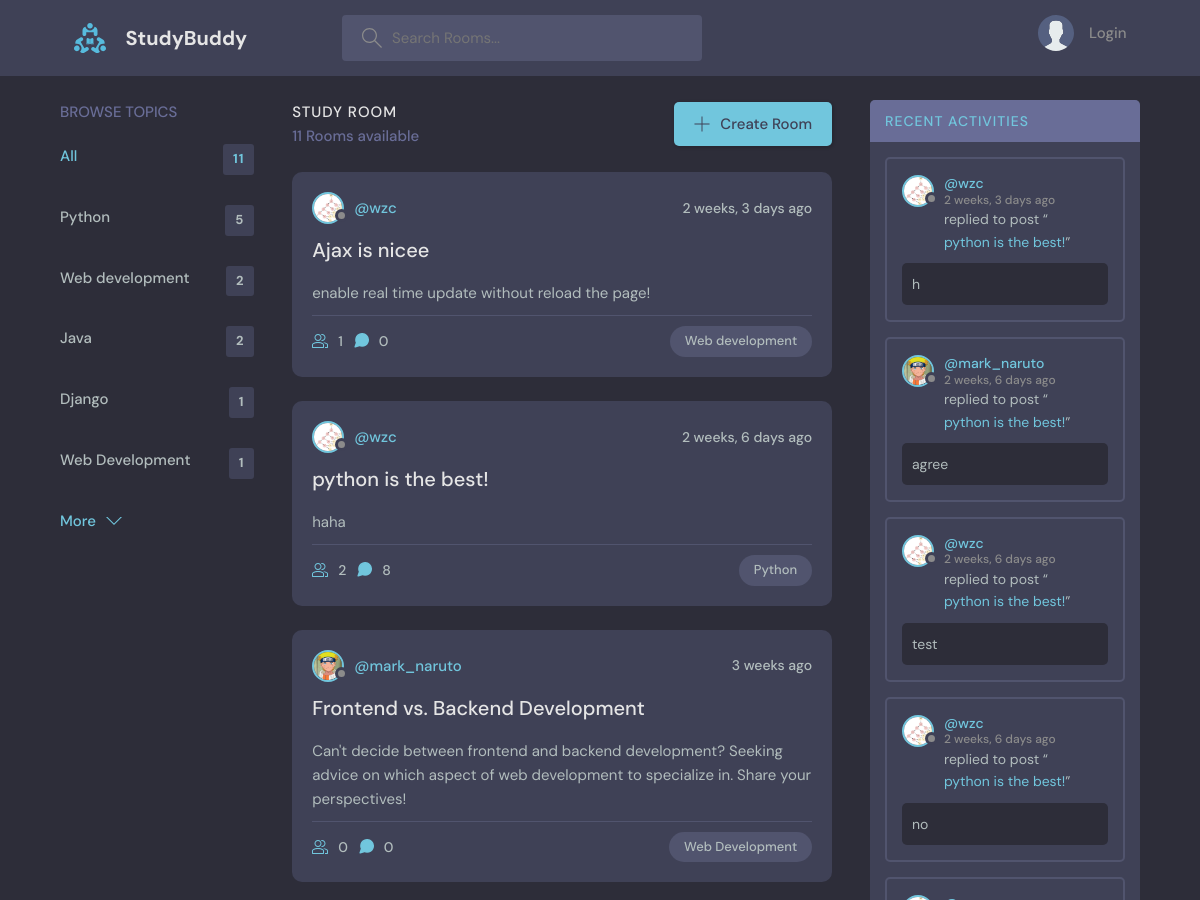
The app's page / (upper part), older data.
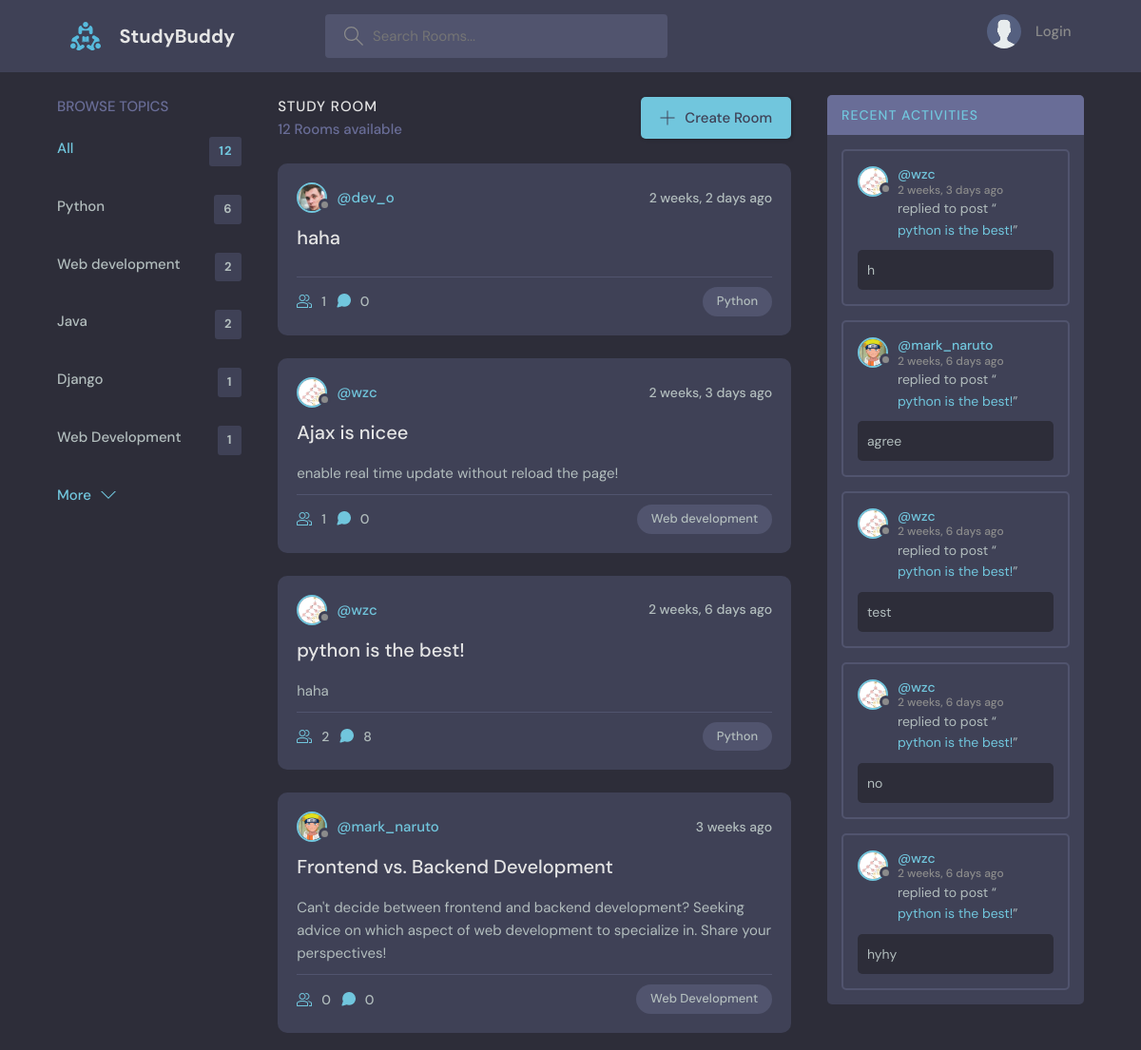
The same page, newer data.
### base/models.py (models this page shows, shortened)
class Topic (models.Model):
    name=models.CharField(max_length=200)

class Room(models.Model):
    host=models.ForeignKey(User, on_delete=models.SET_NULL, null=True)
    topic =models.ForeignKey(Topic, on_delete=models.SET_NULL, null=True) #Topic can placed in string, set null, so need to allow null=true
    name=models.CharField(max_length=200)
    description=models.TextField(null=True, blank=True) #cant be blank
    participants=models.ManyToManyField(User, related_name='participants', blank=True) # specify related name due to alr having User relation
    likeroom=models.ManyToManyField(User, related_name='likeroom', blank=True)
    updated=models.DateTimeField(auto_now=True) #timestamp when updated
    created=models.DateTimeField(auto_now_add=True) # timestamp when created
    class Meta:
        ordering=['-updated','-created']
    def __str__(self):
        return self.name

class User(AbstractUser):
    name=models.CharField(max_length=200, null=True)
    email=models.EmailField(unique=True, null=True)
    bio=models.TextField(null=True)
    avatar=models.ImageField(null=True, default="avatar.svg")
    USERNAME_FIELD='email'
    REQUIRED_FIELDS=[]

class Message(models.Model):
    user=models.ForeignKey(User, on_delete=models.CASCADE)
    room=models.ForeignKey(Room, on_delete=models.CASCADE)
    body=models.TextField()
    likemessage=models.ManyToManyField(User, related_name='likemessage', blank=True)
    updated=models.DateTimeField(auto_now=True)
    created=models.DateTimeField(auto_now_add=True)
    class Meta:
        ordering=['-updated','-created']
    def __str__(self):
        return self.body[0:50]

### base/views.py (the view)
# urls.py: path('', views.home, name="home"),
def home(request):
    q=request.GET.get('q') if request.GET.get('q') != None else ''
    rooms=Room.objects.filter(
        Q(topic__name__icontains=q) |
        Q(name__icontains=q) |
        Q(description__icontains=q)
        )
    topics=Topic.objects.all()[:5]
    room_count=rooms.count()
    total_room_count=Room.objects.count()
    room_messages=Message.objects.filter(
        Q(room__topic__name__icontains=q)
    )[:5]
    context= {
        'rooms':rooms,
        'topics':topics,
        'room_count':room_count,
        'room_messages':room_messages,
        'total_room_count':total_room_count,
        }
    return render(request, 'base/home.html',context)

### base/templates/base/home.html (shortened to what this page needs)
{% extends 'main.html' %}
{% block content %}
    <main class="layout layout--3">
      <div class="container">
        {% include 'base/topics_component.html' %}
        <div class="roomList">
          <div class="roomList__header">
            <div>
              <h2>Study Room</h2>
              <p>{{room_count}} Rooms available</p>
            </div>
            <a class="btn btn--main" href="{% url 'create-room' %}">
              <svg version="1.1" xmlns="http://www.w3.org/2000/svg" width="32" height="32" viewBox="0 0 32 32">
                <title>add</title>
                <path
                  d="M16.943 0.943h-1.885v14.115h-14.115v1.885h14.115v14.115h1.885v-14.115h14.115v-1.885h-14.115v-14.115z"
                ></path>
              </svg>
              Create Room
            </a>
          </div>
          {% include 'base/feed_component.html' %}
        </div>
        {% include 'base/activity_component.html' %}
      </div>
    </main>
    {% endblock content %}

### base/templates/base/topics_component.html
<div class="topics">
    <div class="topics__header">
      <h2>Browse Topics</h2>
    </div>
    <ul class="topics__list">
      <li>
        <a href="{% url 'home' %}" class="active">All <span>{{total_room_count}}</span></a>
      </li>
      {% for topic in topics %}
      <li>
        <a href="{% url 'home' %}?q={{topic.name}}">{{topic.name}} <span>{{topic.room_set.all.count}}</span></a>
      </li>
      {% endfor %}
    </ul>
    <a class="btn btn--link" href="{% url 'topics' %}">
      More
      <svg version="1.1" xmlns="http://www.w3.org/2000/svg" width="32" height="32" viewBox="0 0 32 32">
        <title>chevron-down</title>
        <path d="M16 21l-13-13h-3l16 16 16-16h-3l-13 13z"></path>
      </svg>
    </a>
  </div>

### base/templates/base/feed_component.html (shortened to what this page needs)
{% for room in rooms %}
<div class="roomListRoom">
    <div class="roomListRoom__header">
      <a href="{% url 'user-profile' room.host.id %}" class="roomListRoom__author">
        <div class="avatar avatar--small">
          <img src="{{room.host.avatar.url}}" />
        </div>
        <span>@{{room.host.username}}</span>
      </a>
      <div class="roomListRoom__actions">
        <span>{{ room.created |timesince}} ago</span>
      </div>
    </div>
    <div class="roomListRoom__content">
      <a href="{% url 'room' room.id %}">{{room.name}}</a>
      <p>
        {{room.description}}
      </p>
    </div>
    <div class="roomListRoom__meta">
      <div class="roomListRoom__author">
      <a href="{% url 'room' room.id %}" class="roomListRoom__joined">
        {{room.participants.all.count}}
      </a>
      <a href="{% url 'room' room.id %}" class="roomListRoom__joined">
        {{room.message_set.count}}
      </a>
    </div>
      <p class="roomListRoom__topic">{{room.topic.name}}</p>
    </div>
  </div>
  {% endfor %}

### base/templates/base/activity_component.html (shortened to what this page needs)
<div class="activities">
    <div class="activities__header">
      <h2><a href="{% url 'activity' %}">Recent Activities</a></h2>
    </div>
    {% for message in room_messages %}
    <div class="activities__box">
      <div class="activities__boxHeader roomListRoom__header">
        <a href="{% url 'user-profile' message.user.id %}" class="roomListRoom__author">
          <div class="avatar avatar--small">
            <img src="{{message.user.avatar.url}}" />
          </div>
          <p>
            @{{message.user.username}}
            <span>{{message.created|timesince}} ago</span>
          </p>
        </a>
      </div>
      <div class="activities__boxContent">
        <p>replied to post “<a href="{% url 'room' message.room.id %}">{{message.room}}</a>”</p>
        <div class="activities__boxRoomContent">
            {{message}}
        </div>
      </div>
    </div>
    {% endfor %}
  </div>

Row changes from the older to the newer data that the page shows:
computed for Topic "Python": room_set.all.count "5" → "6"
added Room: host.avatar (picture), host.username "dev_o", created "2 weeks, 2 days", name "haha", participants.all.count "1", message_set.count "0", topic.name "Python"
now on this page (row unchanged): Message: user.avatar (picture), user.username "wzc", created "2 weeks, 6 days", room "python is the best!", body "hyhy"
Text that changed along with them:
{{ total_room_count }}: "11" → "12"
{{ room_count }}: "11" → "12"
